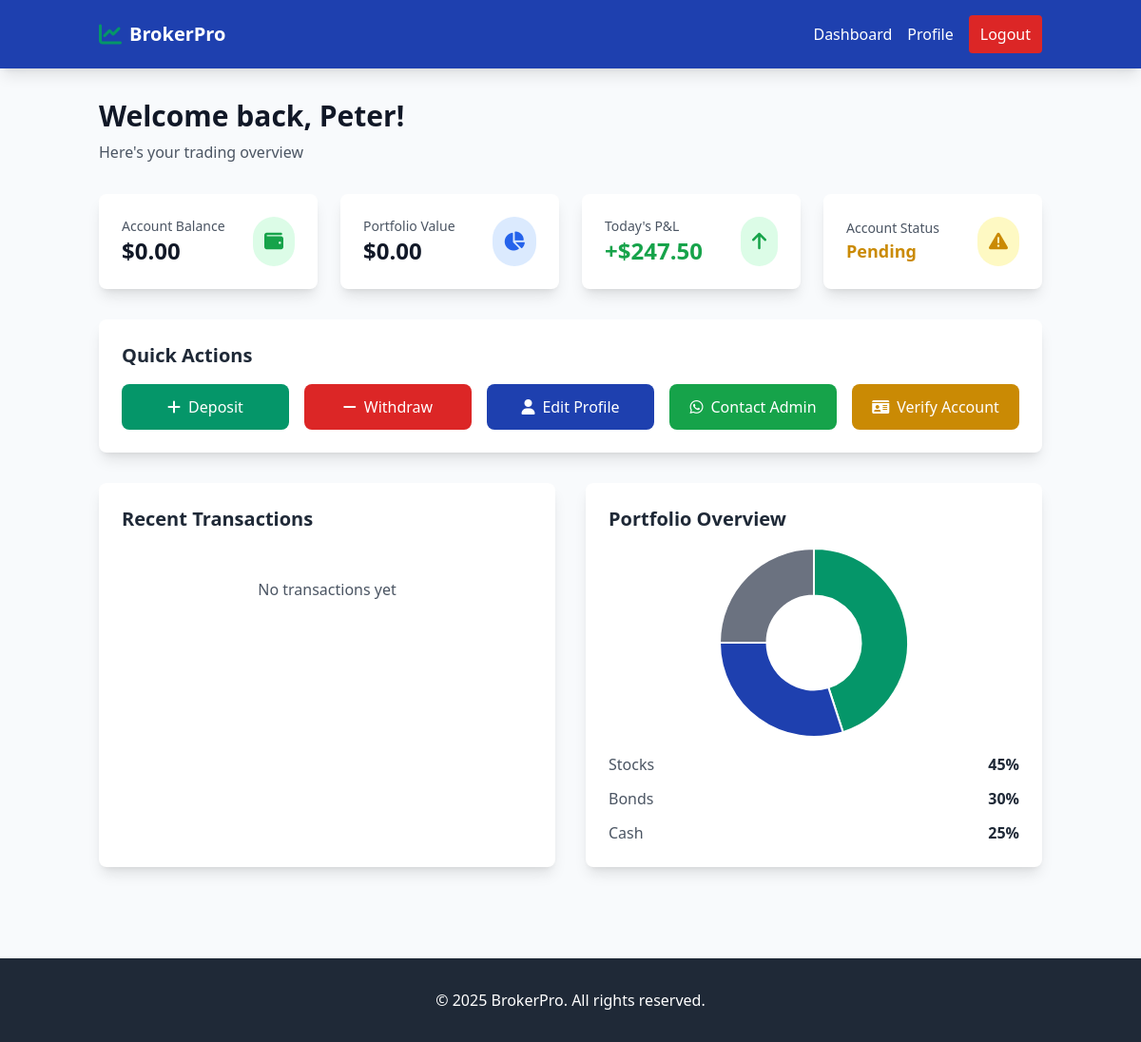
The page /dashboard/dashboard (signed in) on the database as committed earlier.
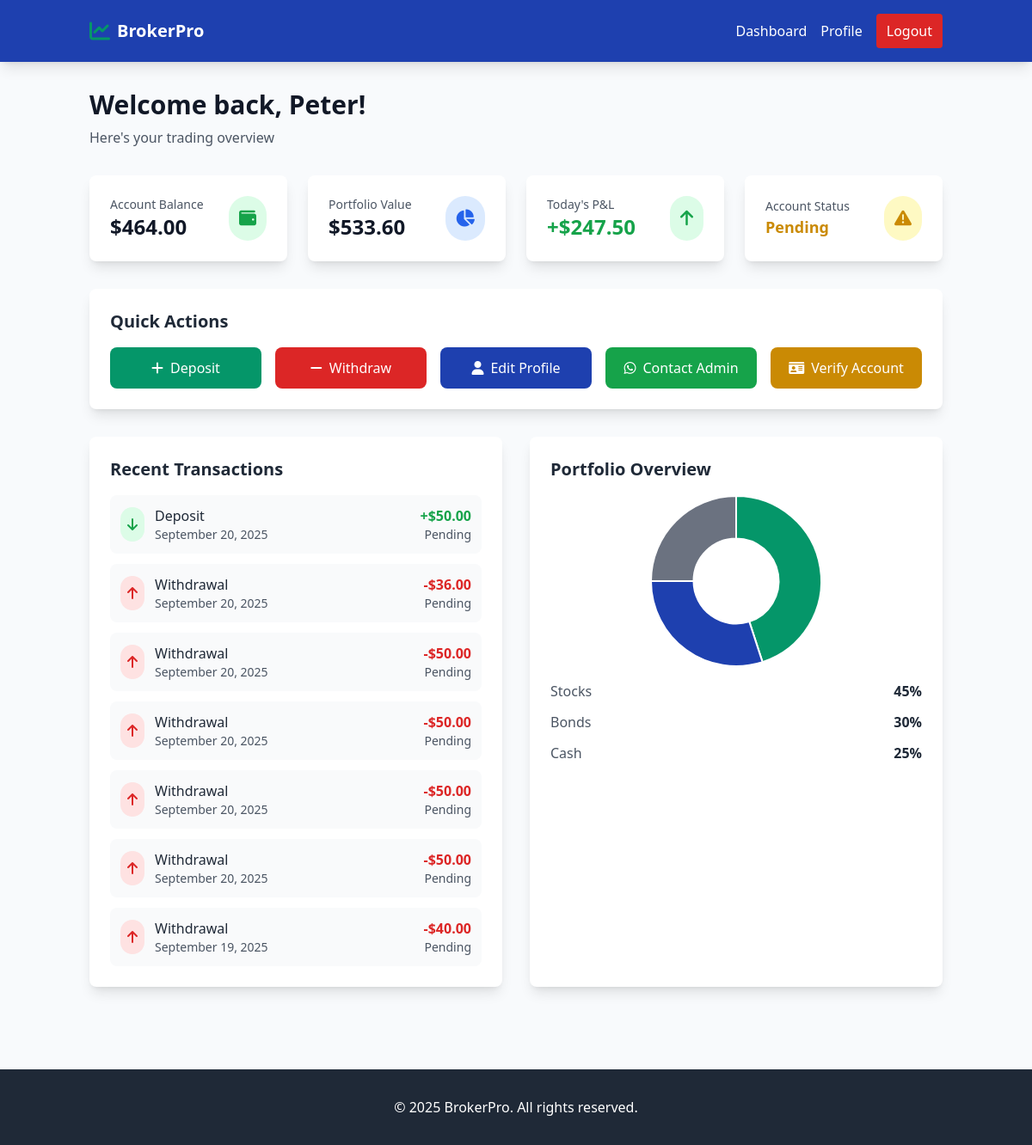
The same page on the database as committed later.
### model/models.py (models this page shows)
class User(db.Model, UserMixin):
    __tablename__ = "users"
    id = db.Column(db.Integer, primary_key=True)
    firstname = db.Column(db.String(50), nullable=False)
    lastname = db.Column(db.String(50), nullable=False)
    email= db.Column(db.String(100), unique=True, nullable=False)
    password_hash = db.Column(db.LargeBinary(60), nullable=False)
    balance = db.Column(db.Numeric(12,2), default=0)
    role = db.Column(db.String(20), default="user")
    created_at = db.Column(db.DateTime, default=datetime.utcnow)
    updated_at = db.Column(db.DateTime, default=datetime.utcnow, onupdate=datetime.utcnow)
    deposits = db.relationship('Deposit', backref= 'user', lazy=True)
    withdrawals = db.relationship('Withdrawal', backref='user', lazy=True)
    password_resets = db.relationship('PasswordReset', backref='user', lazy=True)

class Deposit(db.Model, UserMixin):
    __tablename__ = 'deposits'
    id = db.Column(db.Integer, primary_key=True)
    user_id = db.Column(db.Integer, db.ForeignKey('users.id', ondelete='CASCADE'), nullable=False)
    amount = db.Column(db.Numeric(12,2), nullable=False)
    status = db.Column(db.String(20), default="pending")
    created_at = db.Column(db.DateTime, default=datetime.utcnow)
    updated_at = db.Column(db.DateTime, default=datetime.utcnow, onupdate=datetime.utcnow)
    @property
    def transaction_type(self):
        return "deposit"

class Withdrawal(db.Model, UserMixin):
    __tablename__ = 'withdrawals'
    id = db.Column(db.Integer, primary_key=True)
    user_id = db.Column(db.Integer, db.ForeignKey('users.id', ondelete="CASCADE"), nullable=False)
    amount = db.Column(db.Numeric(12, 2), nullable=False)
    status = db.Column(db.String(20), default="pending")
    created_at = db.Column(db.DateTime, default=datetime.utcnow)
    updated_at = db.Column(db.DateTime, default=datetime.utcnow, onupdate=datetime.utcnow)
    @property
    def transaction_type(self):
        return "withdrawal"

### dashboard/routes.py (the view)
@dashboard_bp.route("/dashboard")
@login_required
def dashboard():
    user = current_user
    portfolio_value = user.balance * Decimal(1.15)
    all_transactions = get_transactions(user)
    return render_template("dashboard.html",user=user,
                           portfolio_value=portfolio_value, transactions=all_transactions)

### app.py (called while the page is built)
def create_app():
    app = Flask(__name__)
    app.config.from_object("config.Config")
    app.register_blueprint(dashboard_bp, url_prefix="/dashboard")
    app.register_blueprint(auth_bp, url_prefix="/auth")
    app.register_blueprint(profile_bp, url_prefix="/profile")
    app.register_blueprint(main_bp)
    db.init_app(app)
    migrate.init_app(app, db)
    login_manager.init_app(app)
    mail.init_app(app)
    login_manager.login_view = "auth.login"
    @login_manager.user_loader
    def load_user(user_id):
        return db.session.get(User,int(user_id))
    return app

### utils/utils.py (called while the page is built)
def get_transactions(user):
    withdrawal = Withdrawal.query.filter_by(user_id=current_user.id).all()
    deposits = Deposit.query.filter_by(user_id=current_user.id).all()
    all_transactions = list(chain(withdrawal, deposits))
    all_transactions.sort(key=lambda t: t.created_at, reverse=True)
    return all_transactions

### templates/dashboard.html (shortened to what this page needs)
{% extends "base.html" %}
{% block content %}
<section class="py-8">
    <div class="container mx-auto px-4">
        <div class="mb-8">
            <h1 class="text-3xl font-bold text-gray-900 mb-2">Welcome back, {{ user.firstname }}!</h1>
            <p class="text-gray-600">Here's your trading overview</p>
        </div>
        <div class="grid md:grid-cols-4 gap-6 mb-8">
            <div class="bg-white p-6 rounded-lg shadow-lg">
                <div class="flex items-center justify-between">
                    <div>
                        <p class="text-sm font-medium text-gray-600">Account Balance</p>
                        <p class="text-2xl font-bold text-gray-900">
                            ${{ "{:,.2f}".format(user.balance) }}
                        </p>
                    </div>
                    <div class="bg-green-100 p-3 rounded-full">
                        <i class="fas fa-wallet text-green-600 text-xl"></i>
                    </div>
                </div>
            </div>
            <div class="bg-white p-6 rounded-lg shadow-lg">
                <div class="flex items-center justify-between">
                    <div>
                        <p class="text-sm font-medium text-gray-600">Portfolio Value</p>
                        <p class="text-2xl font-bold text-gray-900">
                            ${{ "{:,.2f}".format(portfolio_value) }}
                        </p>
                    </div>
                    <div class="bg-blue-100 p-3 rounded-full">
                        <i class="fas fa-chart-pie text-blue-600 text-xl"></i>
                    </div>
                </div>
            </div>
            <div class="bg-white p-6 rounded-lg shadow-lg">
                <div class="flex items-center justify-between">
                    <div>
                        <p class="text-sm font-medium text-gray-600">Today's P&amp;L</p>
                        <p class="text-2xl font-bold text-green-600">
                            +$247.50
                        </p>
                    </div>
                    <div class="bg-green-100 p-3 rounded-full">
                        <i class="fas fa-arrow-up text-green-600 text-xl"></i>
                    </div>
                </div>
            </div>
            <div class="bg-white p-6 rounded-lg shadow-lg">
                <div class="flex items-center justify-between">
                    <div>
                        <p class="text-sm font-medium text-gray-600">Account Status</p>
                        {% if user.is_verified %}
                            <p class="text-lg font-semibold text-green-600">Verified</p>
                        {% else %}
                            <p class="text-lg font-semibold text-yellow-600">Pending</p>
                        {% endif %}
                    </div>
                    <div class="{% if user.is_verified %}bg-green-100{% else %}bg-yellow-100{% endif %} p-3 rounded-full">
                        <i class="fas {% if user.is_verified %}fa-check-circle text-green-600{% else %}fa-exclamation-triangle text-yellow-600{% endif %} text-xl"></i>
                    </div>
                </div>
            </div>
        </div>
        <div class="bg-white p-6 rounded-lg shadow-lg mb-8">
            <h2 class="text-xl font-semibold mb-4">Quick Actions</h2>
            <div class="grid md:grid-cols-5 gap-4">
                <a href="{{ url_for('dashboard.deposit') }}" class="flex items-center justify-center bg-secondary hover:bg-accent text-white py-3 px-4 rounded-lg transition-colors">
                    <i class="fas fa-plus mr-2"></i>Deposit
                </a>
                <a href="{{ url_for('dashboard.withdraw') }}" class="flex items-center justify-center bg-red-600 hover:bg-red-700 text-white py-3 px-4 rounded-lg transition-colors">
                    <i class="fas fa-minus mr-2"></i>Withdraw
                </a>
                <a href="{{ url_for('profile.profile') }}" class="flex items-center justify-center bg-primary hover:bg-blue-700 text-white py-3 px-4 rounded-lg transition-colors">
                    <i class="fas fa-user mr-2"></i>Edit Profile
                </a>
                <a href="https://wa.me/1234567890?text=Hi,%20I%20need%20help%20with%20my%20account" target="_blank" class="flex items-center justify-center bg-green-600 hover:bg-green-700 text-white py-3 px-4 rounded-lg transition-colors">
                    <i class="fab fa-whatsapp mr-2"></i>Contact Admin
                </a>
                {% if not user.is_verified %}
                <button class="flex items-center justify-center bg-yellow-600 hover:bg-yellow-700 text-white py-3 px-4 rounded-lg transition-colors">
                    <i class="fas fa-id-card mr-2"></i>Verify Account
                </button>
                {% else %}
                <div class="flex items-center justify-center bg-gray-100 text-gray-500 py-3 px-4 rounded-lg">
                    <i class="fas fa-check mr-2"></i>Verified
                </div>
                {% endif %}
            </div>
        </div>
        <div class="grid lg:grid-cols-2 gap-8">
            <div class="bg-white p-6 rounded-lg shadow-lg">
                <h2 class="text-xl font-semibold mb-4">Recent Transactions</h2>
                {% if transactions %}
                <div class="space-y-3">
                    {% for transaction in transactions %}
                    <div class="flex items-center justify-between p-3 bg-gray-50 rounded-lg">
                        <div class="flex items-center">
                            <div class="{% if transaction.transaction_type == 'deposit' %}bg-green-100 text-green-600{% else %}bg-red-100 text-red-600{% endif %} p-2 rounded-full mr-3">
                                <i class="fas {% if transaction.transaction_type == 'deposit' %}fa-arrow-down{% else %}fa-arrow-up{% endif %}"></i>
                            </div>
                            <div>
                                <p class="font-medium">{{ transaction.transaction_type.title() }}</p>
                                <p class="text-sm text-gray-600">
                                    {{ transaction.created_at.strftime('%B %d, %Y') }}
                                </p>
                            </div>
                        </div>
                        <div class="text-right">
                            <p class="font-semibold {% if transaction.transaction_type == 'deposit' %}text-green-600{% else %}text-red-600{% endif %}">
                                {% if transaction.transaction_type == 'deposit' %}+{% else %}-{% endif %}${{ "{:,.2f}".format(transaction.amount) }}
                            </p>
                            <p class="text-sm text-gray-600 capitalize">{{ transaction.status }}</p>
                        </div>
                    </div>
                    {% endfor %}
                </div>
                {% else %}
                <p class="text-gray-600 text-center py-8">No transactions yet</p>
                {% endif %}
            </div>
            <div class="bg-white p-6 rounded-lg shadow-lg">
                <h2 class="text-xl font-semibold mb-4">Portfolio Overview</h2>
                <div class="mb-4">
                    <canvas id="portfolioChart" width="400" height="200"></canvas>
                </div>
                <div class="space-y-3">
                    <div class="flex justify-between items-center">
                        <span class="text-gray-600">Stocks</span>
                        <span class="font-semibold">45%</span>
                    </div>
                    <div class="flex justify-between items-center">
                        <span class="text-gray-600">Bonds</span>
                        <span class="font-semibold">30%</span>
                    </div>
                    <div class="flex justify-between items-center">
                        <span class="text-gray-600">Cash</span>
                        <span class="font-semibold">25%</span>
                    </div>
                </div>
            </div>
        </div>
    </div>
</section>
<script>
    const ctx = document.getElementById('portfolioChart').getContext('2d');
    new Chart(ctx, {
        type: 'doughnut',
        data: {
            labels: ['Stocks', 'Bonds', 'Cash'],
            datasets: [{
                data: [45, 30, 25],
                backgroundColor: ['#059669', '#1e40af', '#6b7280'],
                borderWidth: 2,
                borderColor: '#ffffff'
            }]
        },
        options: {
            responsive: true,
            maintainAspectRatio: false,
            plugins: {
                legend: { display: false }
            }
        }
    });
</script>
{% endblock %}

### templates/base.html (shortened to what this page needs)
<!DOCTYPE html>
<html lang="en">
<head>
    <script src="https://cdn.tailwindcss.com"></script>
    <link href="https://cdnjs.cloudflare.com/ajax/libs/font-awesome/6.0.0/css/all.min.css" rel="stylesheet">
</head>
<body class="bg-light text-gray-800 font-sans">
    <nav class="bg-primary text-white shadow-lg">
        <div class="container mx-auto px-4">
            <div class="flex justify-between items-center py-4">
                <div class="flex items-center space-x-2">
                    <i class="fas fa-chart-line text-2xl text-secondary"></i>
                    <span class="text-xl font-bold">BrokerPro</span>
                </div>
                <div class="flex items-center space-x-4">
                    {% if current_user.is_authenticated %}
                        <a href="{{ url_for('dashboard.dashboard') }}" class="hover:text-secondary transition-colors">Dashboard</a>
                        <a href="{{ url_for('profile.profile') }}" class="hover:text-secondary transition-colors">Profile</a>
                        <a href="{{ url_for('auth.logout') }}" class="bg-red-600 hover:bg-red-700 px-3 py-2 rounded transition-colors">Logout</a>
                    {% else %}
                        <a href="{{ url_for('auth.login') }}" class="hover:text-secondary transition-colors">Sign In</a>
                        <a href="{{ url_for('auth.register') }}" class="bg-secondary hover:bg-accent px-4 py-2 rounded transition-colors">Get Started</a>
                    {% endif %}
                </div>
            </div>
        </div>
    </nav>
    <main>
        {% block content %}{% endblock %}
    </main>
    <footer class="bg-dark text-white py-8 mt-16">
        <div class="container mx-auto px-4 text-center">
            <p>&copy; 2025 BrokerPro. All rights reserved.</p>
        </div>
    </footer>
</body>
</html>

Rows that differ between the two databases and show on the page:
changed User "Peter": balance "0.00" → "464.00"
added Deposit: amount "50.00"
added Withdrawal: amount "36.00"
added Withdrawal: amount "50.00"
added Withdrawal: amount "50.00"
added Withdrawal: amount "50.00"
added Withdrawal: amount "50.00"
added Withdrawal: amount "40.00"
Other text that changed with them:
{{ "{:,.2f}".format(portfolio_value) }}: "0.00" → "533.60"
text no longer shown: "No transactions yet"
